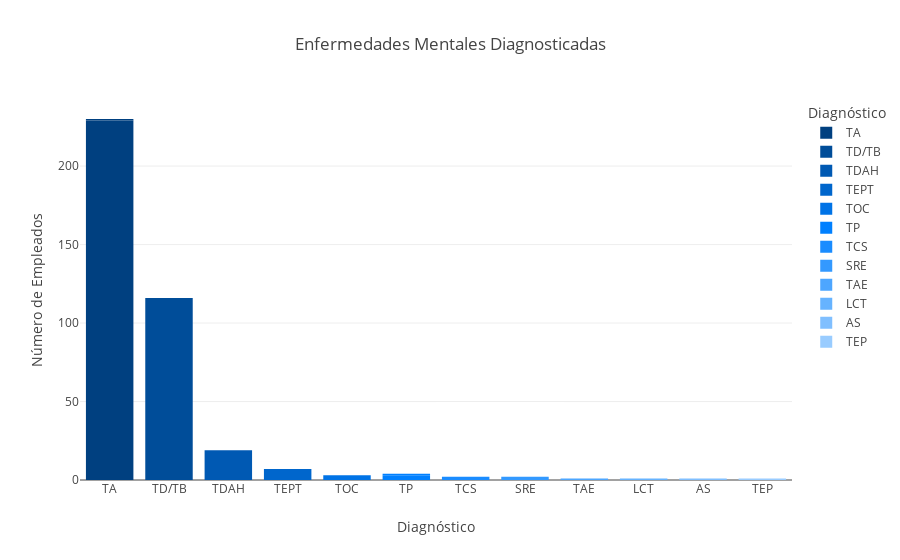
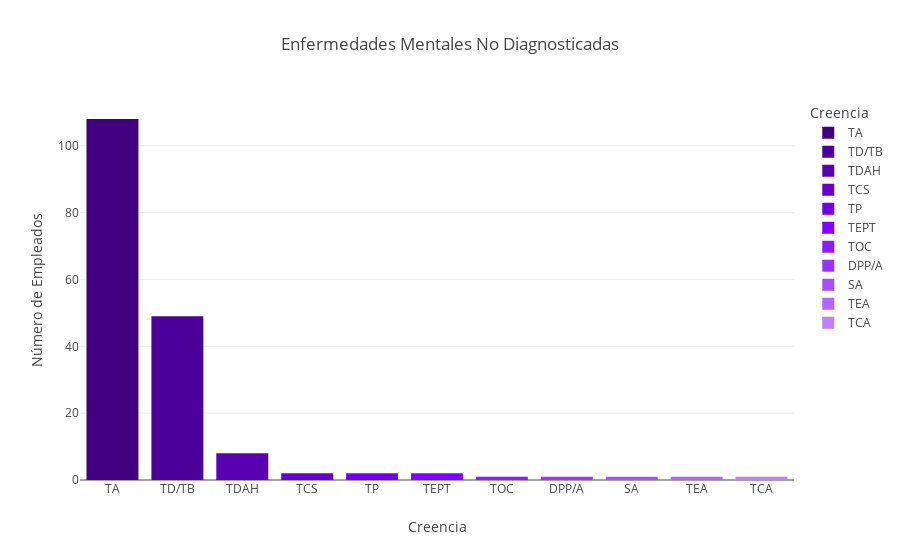

Here is the notebook cell these charts were saved with, in order:
### Code cell
# Crear el gráfico con la columna 'Enfermedad Mental Diagnosticada' como eje y
fig20164_1 = px.bar(Enfermedades2016_4_1, x='Abreviatura', y='Número de Empleados', 
             title='Enfermedades Mentales Diagnosticadas',
             labels={'Abreviatura': 'Diagnóstico', 'Número de Empleados': 'Número de Empleados'},
             color='Abreviatura', color_discrete_sequence=['#004080', '#004d99', '#0059b3', '#0066cc', '#0073e6', '#0080ff', '#1a8cff', '#3399ff', '#4da6ff', '#66b3ff', '#80bfff', '#99ccff'],
             hover_name='Enfermedades Mentales Diagnosticadas')

# Histograma 2: Enfermedades no diagnosticadas
fig20164_2 = px.bar(Enfermedades2016_4_2, x='Abreviatura', y='Número de Empleados', 
             title='Enfermedades Mentales No Diagnosticadas',
             labels={'Abreviatura': 'Creencia', 'Número de Empleados': 'Número de Empleados'},
             color='Abreviatura', 
             color_discrete_sequence=['#400080', '#4d0099', '#5900b3', '#6600cc', '#7300e6', '#8000ff', '#8c1aff', '#9933ff', '#a64dff', '#b366ff', '#bf80ff'],
             hover_name='Enfermedades Mentales No Diagnosticadas')

fig20164_1.show()
fig20164_2.show()

### Figure 1 — Plotly figure (JSON) as saved in the notebook; plotly's stock layout.template omitted (floating-point values rounded to 4 significant figures)
{"data": [{"alignmentgroup": "True", "hovertemplate": "<b>%{hovertext}</b><br><br>Diagnóstico=%{x}<br>Número de Empleados=%{y}<extra></extra>", "hovertext": ["Trastorno de Ansiedad (Generalizado, Social, Fobia, etc.)", "Trastorno Adictivo"], "legendgroup": "TA", "marker": {"color": "#004080", "pattern": {"shape": ""}}, "name": "TA", "offsetgroup": "TA", "orientation": "v", "showlegend": true, "textposition": "auto", "type": "bar", "x": ["TA", "TA"], "xaxis": "x", "y": [229, 1], "yaxis": "y"}, {"alignmentgroup": "True", "hovertemplate": "<b>%{hovertext}</b><br><br>Diagnóstico=%{x}<br>Número de Empleados=%{y}<extra></extra>", "hovertext": ["Trastorno del Estado del Ánimo (Depresión, Trastorno Bipolar, etc.)"], "legendgroup": "TD/TB", "marker": {"color": "#004d99", "pattern": {"shape": ""}}, "name": "TD/TB", "offsetgroup": "TD/TB", "orientation": "v", "showlegend": true, "textposition": "auto", "type": "bar", "x": ["TD/TB"], "xaxis": "x", "y": [116], "yaxis": "y"}, {"alignmentgroup": "True", "hovertemplate": "<b>%{hovertext}</b><br><br>Diagnóstico=%{x}<br>Número de Empleados=%{y}<extra></extra>", "hovertext": ["Trastorno por Déficit de Atención e Hiperactividad"], "legendgroup": "TDAH", "marker": {"color": "#0059b3", "pattern": {"shape": ""}}, "name": "TDAH", "offsetgroup": "TDAH", "orientation": "v", "showlegend": true, "textposition": "auto", "type": "bar", "x": ["TDAH"], "xaxis": "x", "y": [19], "yaxis": "y"}, {"alignmentgroup": "True", "hovertemplate": "<b>%{hovertext}</b><br><br>Diagnóstico=%{x}<br>Número de Empleados=%{y}<extra></extra>", "hovertext": ["Trastorno de Estrés Post-Traumático"], "legendgroup": "TEPT", "marker": {"color": "#0066cc", "pattern": {"shape": ""}}, "name": "TEPT", "offsetgroup": "TEPT", "orientation": "v", "showlegend": true, "textposition": "auto", "type": "bar", "x": ["TEPT"], "xaxis": "x", "y": [7], "yaxis": "y"}, {"alignmentgroup": "True", "hovertemplate": "<b>%{hovertext}</b><br><br>Diagnóstico=%{x}<br>Número de Empleados=%{y}<extra></extra>", "hovertext": ["Trastorno Obsesivo-Compulsivo"], "legendgroup": "TOC", "marker": {"color": "#0073e6", "pattern": {"shape": ""}}, "name": "TOC", "offsetgroup": "TOC", "orientation": "v", "showlegend": true, "textposition": "auto", "type": "bar", "x": ["TOC"], "xaxis": "x", "y": [3], "yaxis": "y"}, {"alignmentgroup": "True", "hovertemplate": "<b>%{hovertext}</b><br><br>Diagnóstico=%{x}<br>Número de Empleados=%{y}<extra></extra>", "hovertext": ["Trastorno Psicótico (Esquizofrenia, Esquizoafectivo, etc.)", "Trastorno de la Personalidad (Peronalidad Límite, Antisocial, Paranoía, etc.)"], "legendgroup": "TP", "marker": {"color": "#0080ff", "pattern": {"shape": ""}}, "name": "TP", "offsetgroup": "TP", "orientation": "v", "showlegend": true, "textposition": "auto", "type": "bar", "x": ["TP", "TP"], "xaxis": "x", "y": [3, 1], "yaxis": "y"}, {"alignmentgroup": "True", "hovertemplate": "<b>%{hovertext}</b><br><br>Diagnóstico=%{x}<br>Número de Empleados=%{y}<extra></extra>", "hovertext": ["Trastorno de Consumo de Sustancias"], "legendgroup": "TCS", "marker": {"color": "#1a8cff", "pattern": {"shape": ""}}, "name": "TCS", "offsetgroup": "TCS", "orientation": "v", "showlegend": true, "textposition": "auto", "type": "bar", "x": ["TCS"], "xaxis": "x", "y": [2], "yaxis": "y"}, {"alignmentgroup": "True", "hovertemplate": "<b>%{hovertext}</b><br><br>Diagnóstico=%{x}<br>Número de Empleados=%{y}<extra></extra>", "hovertext": ["Síndrome de Respuesta de Estrés"], "legendgroup": "SRE", "marker": {"color": "#3399ff", "pattern": {"shape": ""}}, "name": "SRE", "offsetgroup": "SRE", "orientation": "v", "showlegend": true, "textposition": "auto", "type": "bar", "x": ["SRE"], "xaxis": "x", "y": [2], "yaxis": "y"}, {"alignmentgroup": "True", "hovertemplate": "<b>%{hovertext}</b><br><br>Diagnóstico=%{x}<br>Número de Empleados=%{y}<extra></extra>", "hovertext": ["Trastorno Afectivo Estacional"], "legendgroup": "TAE", "marker": {"color": "#4da6ff", "pattern": {"shape": ""}}, "name": "TAE", "offsetgroup": "TAE", "orientation": "v", "showlegend": true, "textposition": "auto", "type": "bar", "x": ["TAE"], "xaxis": "x", "y": [1], "yaxis": "y"}, {"alignmentgroup": "True", "hovertemplate": "<b>%{hovertext}</b><br><br>Diagnóstico=%{x}<br>Número de Empleados=%{y}<extra></extra>", "hovertext": ["Lesión Cerebral Traumática"], "legendgroup": "LCT", "marker": {"color": "#66b3ff", "pattern": {"shape": ""}}, "name": "LCT", "offsetgroup": "LCT", "orientation": "v", "showlegend": true, "textposition": "auto", "type": "bar", "x": ["LCT"], "xaxis": "x", "y": [1], "yaxis": "y"}, {"alignmentgroup": "True", "hovertemplate": "<b>%{hovertext}</b><br><br>Diagnóstico=%{x}<br>Número de Empleados=%{y}<extra></extra>", "hovertext": ["Adicción Sexual"], "legendgroup": "AS", "marker": {"color": "#80bfff", "pattern": {"shape": ""}}, "name": "AS", "offsetgroup": "AS", "orientation": "v", "showlegend": true, "textposition": "auto", "type": "bar", "x": ["AS"], "xaxis": "x", "y": [1], "yaxis": "y"}, {"alignmentgroup": "True", "hovertemplate": "<b>%{hovertext}</b><br><br>Diagnóstico=%{x}<br>Número de Empleados=%{y}<extra></extra>", "hovertext": ["Trastorno Esquizotípico de la Personalidad"], "legendgroup": "TEP", "marker": {"color": "#99ccff", "pattern": {"shape": ""}}, "name": "TEP", "offsetgroup": "TEP", "orientation": "v", "showlegend": true, "textposition": "auto", "type": "bar", "x": ["TEP"], "xaxis": "x", "y": [1], "yaxis": "y"}], "layout": {"barmode": "relative", "legend": {"title": {"text": "Diagnóstico"}, "tracegroupgap": 0}, "title": {"text": "Enfermedades Mentales Diagnosticadas"}, "xaxis": {"anchor": "y", "categoryarray": ["TA", "TD/TB", "TDAH", "TEPT", "TOC", "TP", "TCS", "SRE", "TAE", "LCT", "AS", "TEP"], "categoryorder": "array", "domain": [0, 1], "title": {"text": "Diagnóstico"}}, "yaxis": {"anchor": "x", "domain": [0, 1], "title": {"text": "Número de Empleados"}}}}

### Figure 2 — Plotly figure (JSON) as saved in the notebook; plotly's stock layout.template omitted (floating-point values rounded to 4 significant figures)
{"data": [{"alignmentgroup": "True", "hovertemplate": "<b>%{hovertext}</b><br><br>Creencia=%{x}<br>Número de Empleados=%{y}<extra></extra>", "hovertext": ["Trastorno de Ansiedad (Genralizado, Social, Fobia, etc.)"], "legendgroup": "TA", "marker": {"color": "#400080", "pattern": {"shape": ""}}, "name": "TA", "offsetgroup": "TA", "orientation": "v", "showlegend": true, "textposition": "auto", "type": "bar", "x": ["TA"], "xaxis": "x", "y": [108], "yaxis": "y"}, {"alignmentgroup": "True", "hovertemplate": "<b>%{hovertext}</b><br><br>Creencia=%{x}<br>Número de Empleados=%{y}<extra></extra>", "hovertext": ["Trastorno del Estado del Ánimo (Depresión, Trastorno Bipolar, etc.)"], "legendgroup": "TD/TB", "marker": {"color": "#4d0099", "pattern": {"shape": ""}}, "name": "TD/TB", "offsetgroup": "TD/TB", "orientation": "v", "showlegend": true, "textposition": "auto", "type": "bar", "x": ["TD/TB"], "xaxis": "x", "y": [49], "yaxis": "y"}, {"alignmentgroup": "True", "hovertemplate": "<b>%{hovertext}</b><br><br>Creencia=%{x}<br>Número de Empleados=%{y}<extra></extra>", "hovertext": ["Trastorno por Déficit de Atención e Hiperactividad"], "legendgroup": "TDAH", "marker": {"color": "#5900b3", "pattern": {"shape": ""}}, "name": "TDAH", "offsetgroup": "TDAH", "orientation": "v", "showlegend": true, "textposition": "auto", "type": "bar", "x": ["TDAH"], "xaxis": "x", "y": [8], "yaxis": "y"}, {"alignmentgroup": "True", "hovertemplate": "<b>%{hovertext}</b><br><br>Creencia=%{x}<br>Número de Empleados=%{y}<extra></extra>", "hovertext": ["Trastorno de Consumo de Sustancias"], "legendgroup": "TCS", "marker": {"color": "#6600cc", "pattern": {"shape": ""}}, "name": "TCS", "offsetgroup": "TCS", "orientation": "v", "showlegend": true, "textposition": "auto", "type": "bar", "x": ["TCS"], "xaxis": "x", "y": [2], "yaxis": "y"}, {"alignmentgroup": "True", "hovertemplate": "<b>%{hovertext}</b><br><br>Creencia=%{x}<br>Número de Empleados=%{y}<extra></extra>", "hovertext": ["Trastorno Psicótico (Esquizofrenia, Esquizoafectivo, etc.)"], "legendgroup": "TP", "marker": {"color": "#7300e6", "pattern": {"shape": ""}}, "name": "TP", "offsetgroup": "TP", "orientation": "v", "showlegend": true, "textposition": "auto", "type": "bar", "x": ["TP"], "xaxis": "x", "y": [2], "yaxis": "y"}, {"alignmentgroup": "True", "hovertemplate": "<b>%{hovertext}</b><br><br>Creencia=%{x}<br>Número de Empleados=%{y}<extra></extra>", "hovertext": ["Trastorno de Estrés Post-Traumático"], "legendgroup": "TEPT", "marker": {"color": "#8000ff", "pattern": {"shape": ""}}, "name": "TEPT", "offsetgroup": "TEPT", "orientation": "v", "showlegend": true, "textposition": "auto", "type": "bar", "x": ["TEPT"], "xaxis": "x", "y": [2], "yaxis": "y"}, {"alignmentgroup": "True", "hovertemplate": "<b>%{hovertext}</b><br><br>Creencia=%{x}<br>Número de Empleados=%{y}<extra></extra>", "hovertext": ["Trastorno Obsesivo-Compulsivo"], "legendgroup": "TOC", "marker": {"color": "#8c1aff", "pattern": {"shape": ""}}, "name": "TOC", "offsetgroup": "TOC", "orientation": "v", "showlegend": true, "textposition": "auto", "type": "bar", "x": ["TOC"], "xaxis": "x", "y": [1], "yaxis": "y"}, {"alignmentgroup": "True", "hovertemplate": "<b>%{hovertext}</b><br><br>Creencia=%{x}<br>Número de Empleados=%{y}<extra></extra>", "hovertext": ["Depresión Post-Parto/Ansiedad"], "legendgroup": "DPP/A", "marker": {"color": "#9933ff", "pattern": {"shape": ""}}, "name": "DPP/A", "offsetgroup": "DPP/A", "orientation": "v", "showlegend": true, "textposition": "auto", "type": "bar", "x": ["DPP/A"], "xaxis": "x", "y": [1], "yaxis": "y"}, {"alignmentgroup": "True", "hovertemplate": "<b>%{hovertext}</b><br><br>Creencia=%{x}<br>Número de Empleados=%{y}<extra></extra>", "hovertext": ["Asperger"], "legendgroup": "SA", "marker": {"color": "#a64dff", "pattern": {"shape": ""}}, "name": "SA", "offsetgroup": "SA", "orientation": "v", "showlegend": true, "textposition": "auto", "type": "bar", "x": ["SA"], "xaxis": "x", "y": [1], "yaxis": "y"}, {"alignmentgroup": "True", "hovertemplate": "<b>%{hovertext}</b><br><br>Creencia=%{x}<br>Número de Empleados=%{y}<extra></extra>", "hovertext": ["Autismo"], "legendgroup": "TEA", "marker": {"color": "#b366ff", "pattern": {"shape": ""}}, "name": "TEA", "offsetgroup": "TEA", "orientation": "v", "showlegend": true, "textposition": "auto", "type": "bar", "x": ["TEA"], "xaxis": "x", "y": [1], "yaxis": "y"}, {"alignmentgroup": "True", "hovertemplate": "<b>%{hovertext}</b><br><br>Creencia=%{x}<br>Número de Empleados=%{y}<extra></extra>", "hovertext": ["Trastorno de la Conducta Alimentaria (Anorexia, Bulimia, etc.)"], "legendgroup": "TCA", "marker": {"color": "#bf80ff", "pattern": {"shape": ""}}, "name": "TCA", "offsetgroup": "TCA", "orientation": "v", "showlegend": true, "textposition": "auto", "type": "bar", "x": ["TCA"], "xaxis": "x", "y": [1], "yaxis": "y"}], "layout": {"barmode": "relative", "legend": {"title": {"text": "Creencia"}, "tracegroupgap": 0}, "title": {"text": "Enfermedades Mentales No Diagnosticadas"}, "xaxis": {"anchor": "y", "categoryarray": ["TA", "TD/TB", "TDAH", "TCS", "TP", "TEPT", "TOC", "DPP/A", "SA", "TEA", "TCA"], "categoryorder": "array", "domain": [0, 1], "title": {"text": "Creencia"}}, "yaxis": {"anchor": "x", "domain": [0, 1], "title": {"text": "Número de Empleados"}}}}
